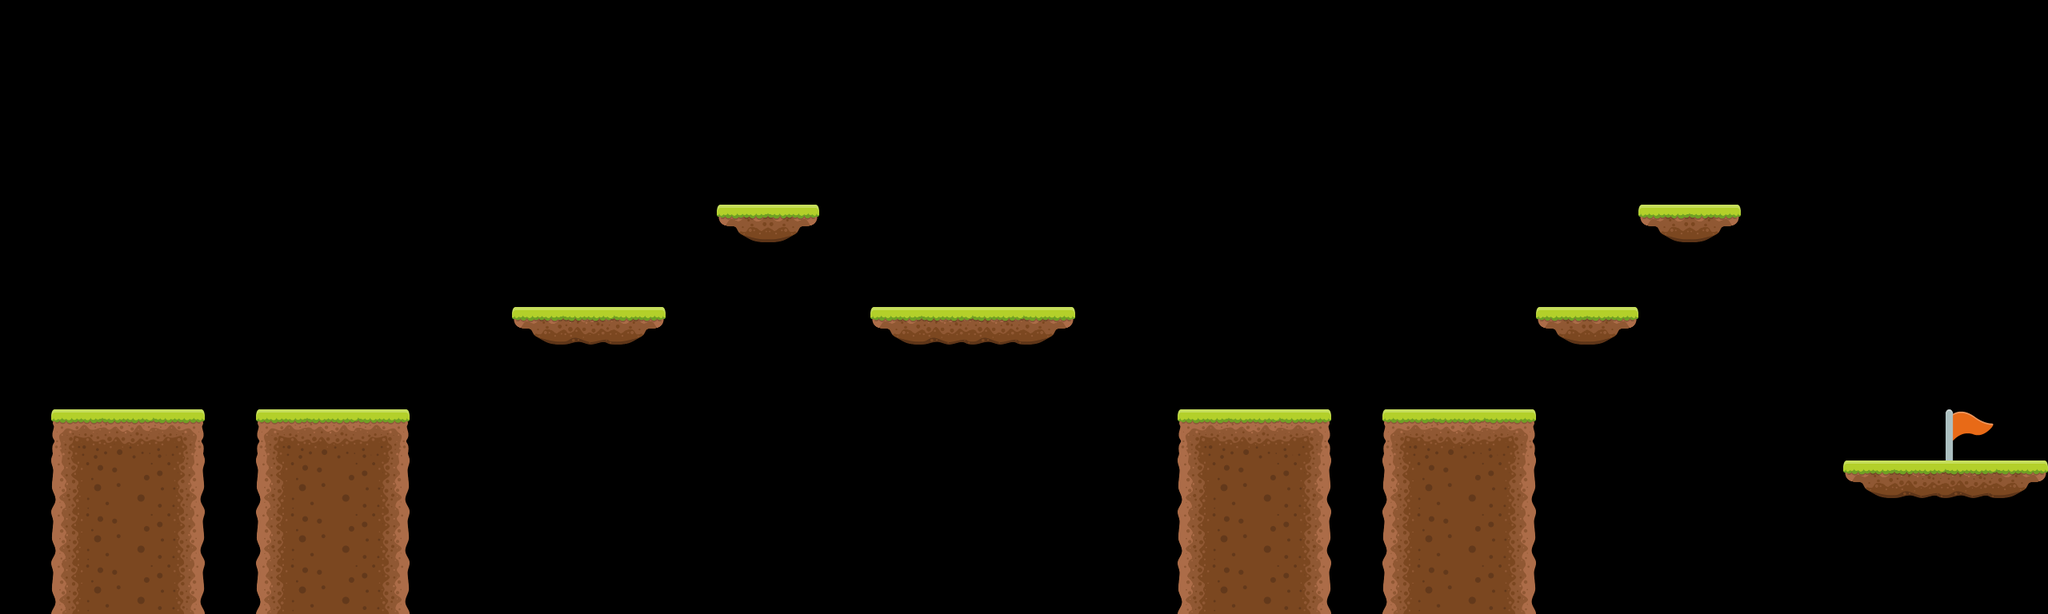

This game map was drawn from its Tiled (.tmx) file and the tilesets committed beside it. A one-line description and the full map source follow:
An orthogonal 40x12 tile map with 64x64 px tiles, 1 tile layer (Tile Layer 1), 2 tilesets and 16 objects.

<map version="1.9" tiledversion="1.9.2" orientation="orthogonal" renderorder="right-down" width="40" height="12" tilewidth="64" tileheight="64" infinite="0" nextlayerid="6" nextobjectid="88">
 <editorsettings>
  <export target="level2.lua" format="lua" />
 </editorsettings>
 <tileset firstgid="1" name="platformer" tilewidth="64" tileheight="64" tilecount="9" columns="3">
  <image source="tileset.png" width="192" height="192" />
 </tileset>
 <tileset firstgid="10" name="Flag" tilewidth="64" tileheight="64" tilecount="1" columns="1">
  <image source="flag.png" width="64" height="64" />
 </tileset>
 <layer id="1" name="Tile Layer 1" width="40" height="12">
  <data encoding="csv">
0,0,0,0,0,0,0,0,0,0,0,0,0,0,0,0,0,0,0,0,0,0,0,0,0,0,0,0,0,0,0,0,0,0,0,0,0,0,0,0,
0,0,0,0,0,0,0,0,0,0,0,0,0,0,0,0,0,0,0,0,0,0,0,0,0,0,0,0,0,0,0,0,0,0,0,0,0,0,0,0,
0,0,0,0,0,0,0,0,0,0,0,0,0,0,0,0,0,0,0,0,0,0,0,0,0,0,0,0,0,0,0,0,0,0,0,0,0,0,0,0,
0,0,0,0,0,0,0,0,0,0,0,0,0,0,0,0,0,0,0,0,0,0,0,0,0,0,0,0,0,0,0,0,0,0,0,0,0,0,0,0,
0,0,0,0,0,0,0,0,0,0,0,0,0,0,7,9,0,0,0,0,0,0,0,0,0,0,0,0,0,0,0,0,7,9,0,0,0,0,0,0,
0,0,0,0,0,0,0,0,0,0,0,0,0,0,0,0,0,0,0,0,0,0,0,0,0,0,0,0,0,0,0,0,0,0,0,0,0,0,0,0,
0,0,0,0,0,0,0,0,0,0,7,8,9,0,0,0,0,7,8,8,9,0,0,0,0,0,0,0,0,0,7,9,0,0,0,0,0,0,0,0,
0,0,0,0,0,0,0,0,0,0,0,0,0,0,0,0,0,0,0,0,0,0,0,0,0,0,0,0,0,0,0,0,0,0,0,0,0,0,0,0,
0,1,2,3,0,1,2,3,0,0,0,0,0,0,0,0,0,0,0,0,0,0,0,1,2,3,0,1,2,3,0,0,0,0,0,0,0,0,10,0,
0,4,5,6,0,4,5,6,0,0,0,0,0,0,0,0,0,0,0,0,0,0,0,4,5,6,0,4,5,6,0,0,0,0,0,0,7,8,8,9,
0,4,5,6,0,4,5,6,0,0,0,0,0,0,0,0,0,0,0,0,0,0,0,4,5,6,0,4,5,6,0,0,0,0,0,0,0,0,0,0,
0,4,5,6,0,4,5,6,0,0,0,0,0,0,0,0,0,0,0,0,0,0,0,4,5,6,0,4,5,6,0,0,0,0,0,0,0,0,0,0
</data>
 </layer>
 <objectgroup id="4" name="Flag">
  <object id="74" x="2432" y="512" width="64" height="64" />
 </objectgroup>
 <objectgroup id="2" name="Platforms">
  <object id="52" x="2048" y="448">
   <polygon points="0,0 0,0 0,0 0,0" />
  </object>
  <object id="62" x="64" y="512" width="192" height="256" />
  <object id="63" x="320" y="512" width="192" height="256" />
  <object id="64" x="640" y="384" width="192" height="64" />
  <object id="66" x="1472" y="512" width="192" height="256" />
  <object id="67" x="1728" y="512" width="192" height="256" />
  <object id="68" x="1920" y="384" width="128" height="64" />
  <object id="69" x="2048" y="256" width="128" height="64" />
  <object id="70" x="2304" y="576" width="256" height="64" />
  <object id="73" x="896" y="256" width="128" height="64" />
  <object id="79" x="1088" y="384" width="256" height="64" />
 </objectgroup>
 <objectgroup id="5" name="Start">
  <object id="82" x="128" y="384" width="64" height="64" />
 </objectgroup>
 <objectgroup id="3" name="Enemies">
  <object id="72" x="1088" y="320" width="64" height="64" />
  <object id="86" x="1600" y="448" width="64" height="64" />
  <object id="87" x="1216" y="320" />
 </objectgroup>
</map>
